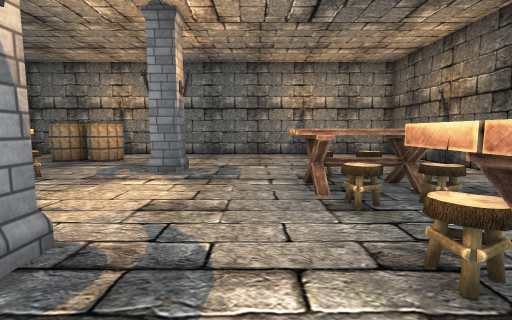
view 1 (above)

22 first-person views from a walk through a Unity game level. The camera is 1.5 m above the floor, tilts 6° down and sees 85° across. The floor is counted in squares, 2 m on a side. Each view is taken from the middle of a square. On the plan, view 1 faces up. The plan holds only what a view shows up to about 10 squares ahead; the rest is blank. The place goes on beyond the plan. The player character is not drawn. Some surface patterns are stand-ins.

view 2
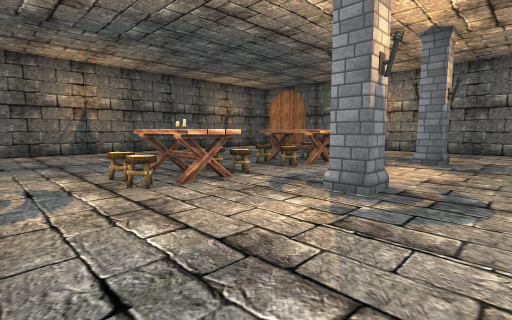

view 3
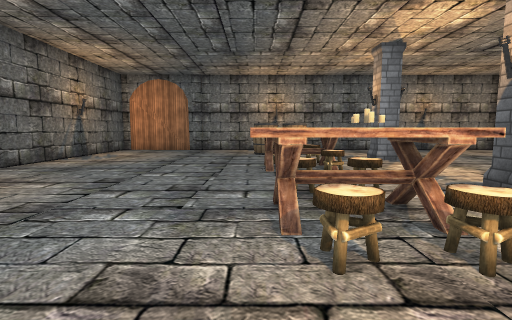

view 4
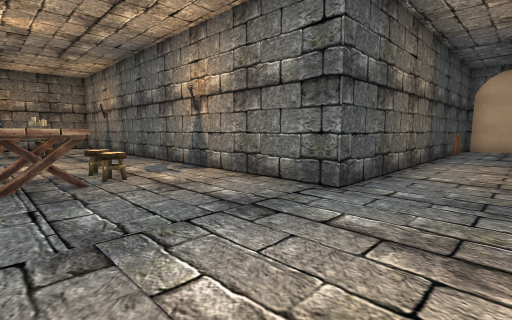

view 5
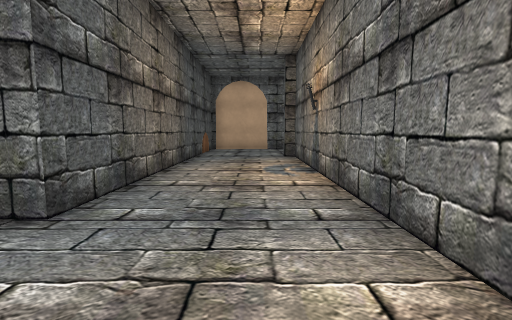

view 6
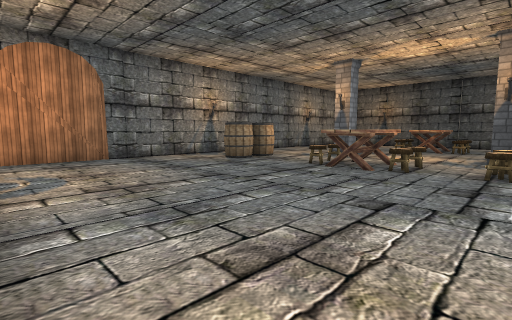

view 7
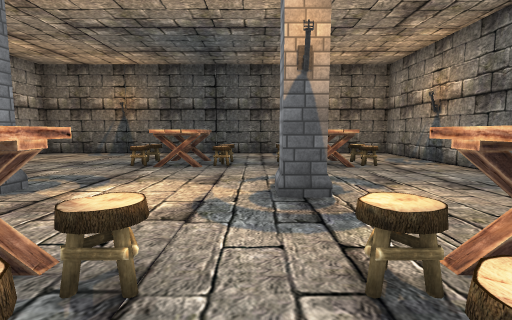

view 8
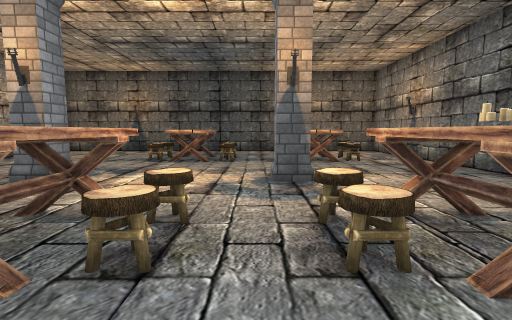

view 9
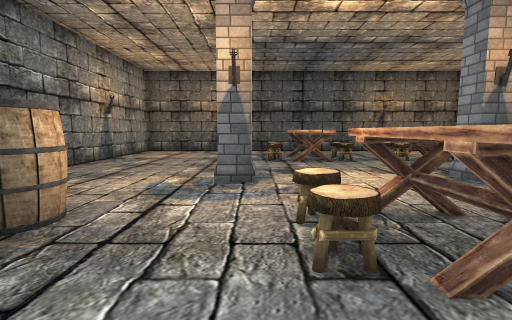

view 10
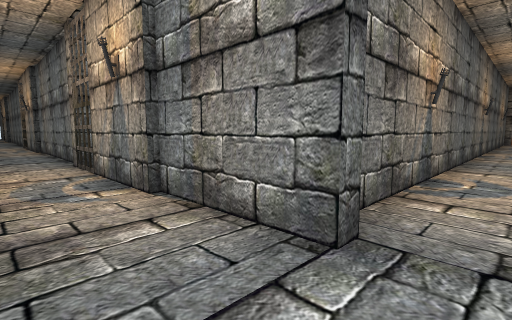

view 11
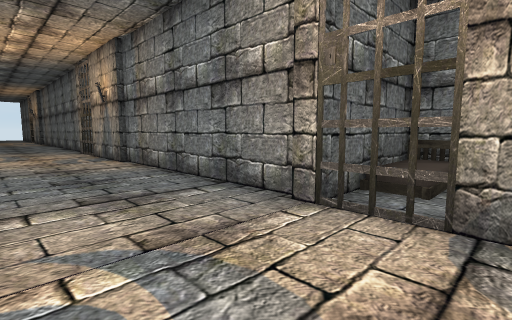

view 12
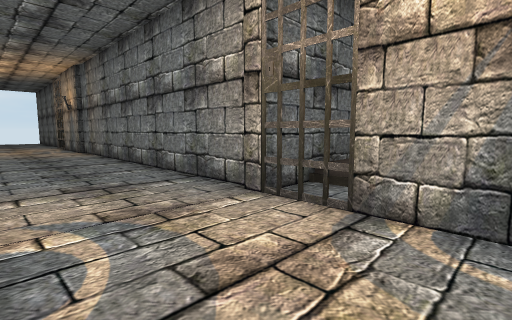

view 13
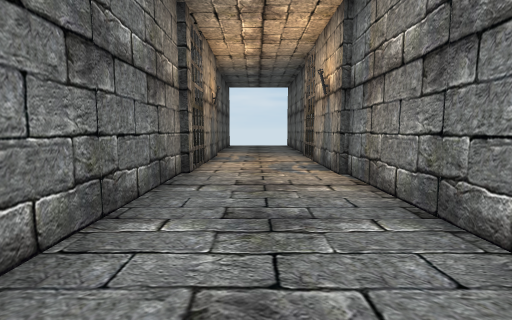

view 14
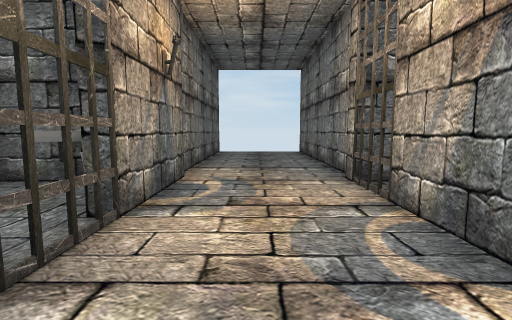

view 15
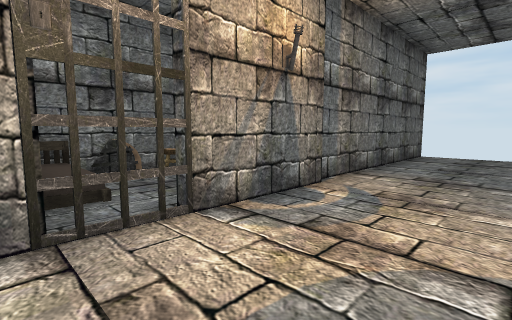

view 16
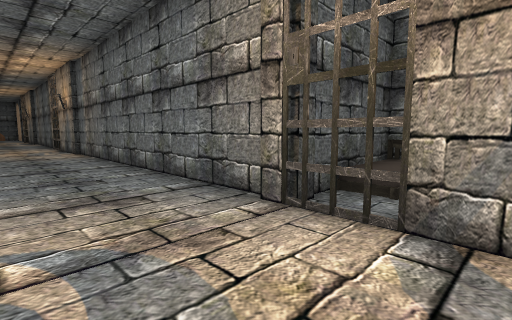

view 17
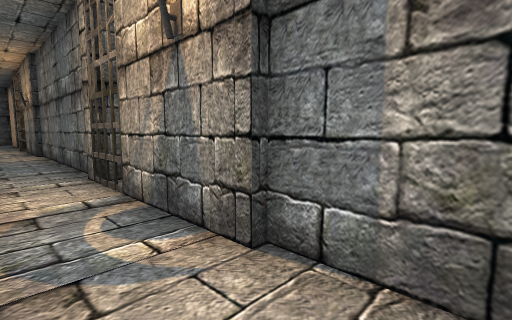

view 18
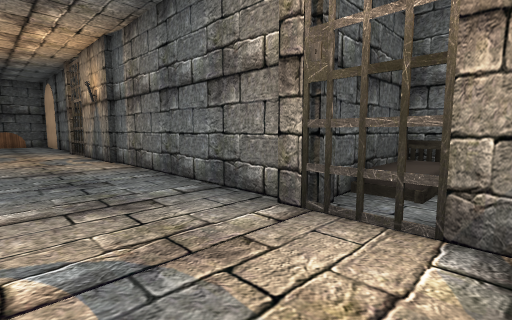

view 19
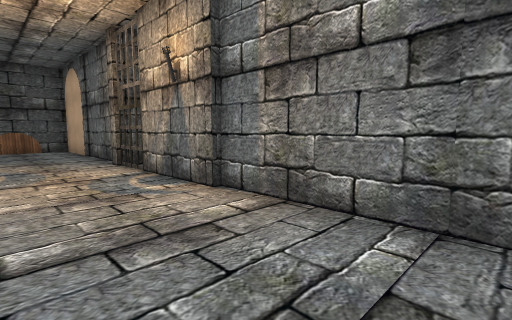

view 20
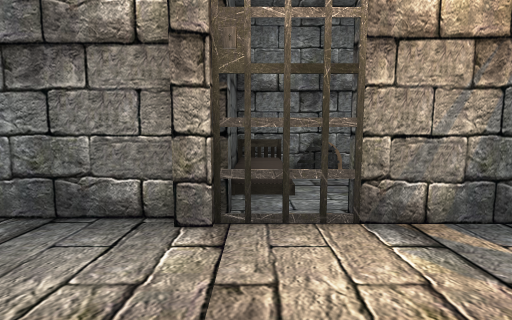

view 21
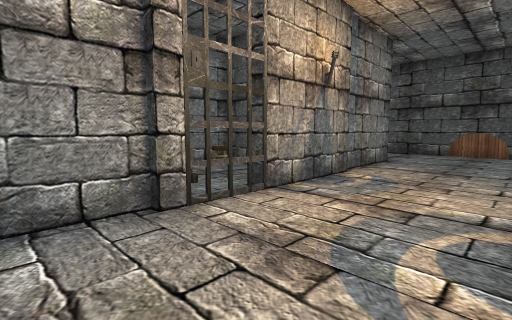

view 22
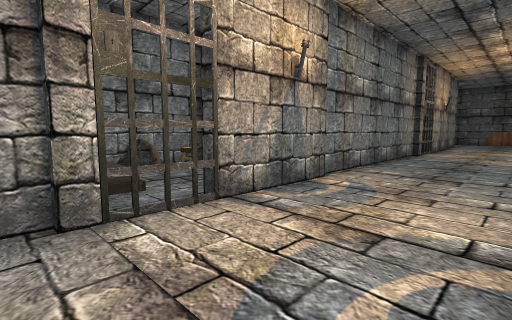

### Floor plan
Key: @ floor where view 1 was taken; # wall or solid block; x gap in a wall; . floor; B barrel; P pillar; C candle; O other object.
Columns run from 42 left of view 1 to 5 right of it. Each row starts with its distance up from view 1.
  9                                #################
  8                                #...............#
  7                                #.....BB........#
  6                                #...............#
  5                                #........P......#
  4                                #.....OO....OO..#
  3                                #.....OO....OO..#
  2                                #...............#
  1                                #.....OO.P..OO..#
  0                                #.....OC...@OO..#
 -1                                #...............#
 -2                                #...............#
 -3                                #...#############
 -4                                #...#
 -5                    OO          #...#
 -6                   OOOO    OOOO #...#
 -7                   O.O     OO.O #...#
 -8 x#####O#O#########OOO######.OO###..#
 -9 ...................................#
-10 ...................................#
-11 .............................O.....#
-12 x#####OOOO#######OOOOO####OO OO#####
-13       O.OO          OO     O O
-14       OOOO          OO     OOO

Where each view was taken, in squares from view 1:
view 1: 0 up, 0 right, facing up
view 2: 2 down, 0 right, facing up-left
view 3: 2 down, 5 left, facing up
view 4: 1 up, 9 left, facing down-right
view 5: 0 up, 9 left, facing down
view 6: 1 up, 10 left, facing up-right
view 7: 2 up, 5 left, facing right
view 8: 2 up, 6 left, facing right
view 9: 5 up, 6 left, facing right
view 10: 10 down, 9 left, facing up-left
view 11: 11 down, 14 left, facing up-left
view 12: 11 down, 22 left, facing up-left
view 13: 10 down, 28 left, facing left
view 14: 10 down, 32 left, facing left
view 15: 9 down, 33 left, facing down-left
view 16: 9 down, 35 left, facing down-right
view 17: 10 down, 26 left, facing down-right
view 18: 9 down, 23 left, facing down-right
view 19: 9 down, 19 left, facing down-right
view 20: 9 down, 13 left, facing down
view 21: 11 down, 17 left, facing up-right
view 22: 11 down, 25 left, facing up-right
